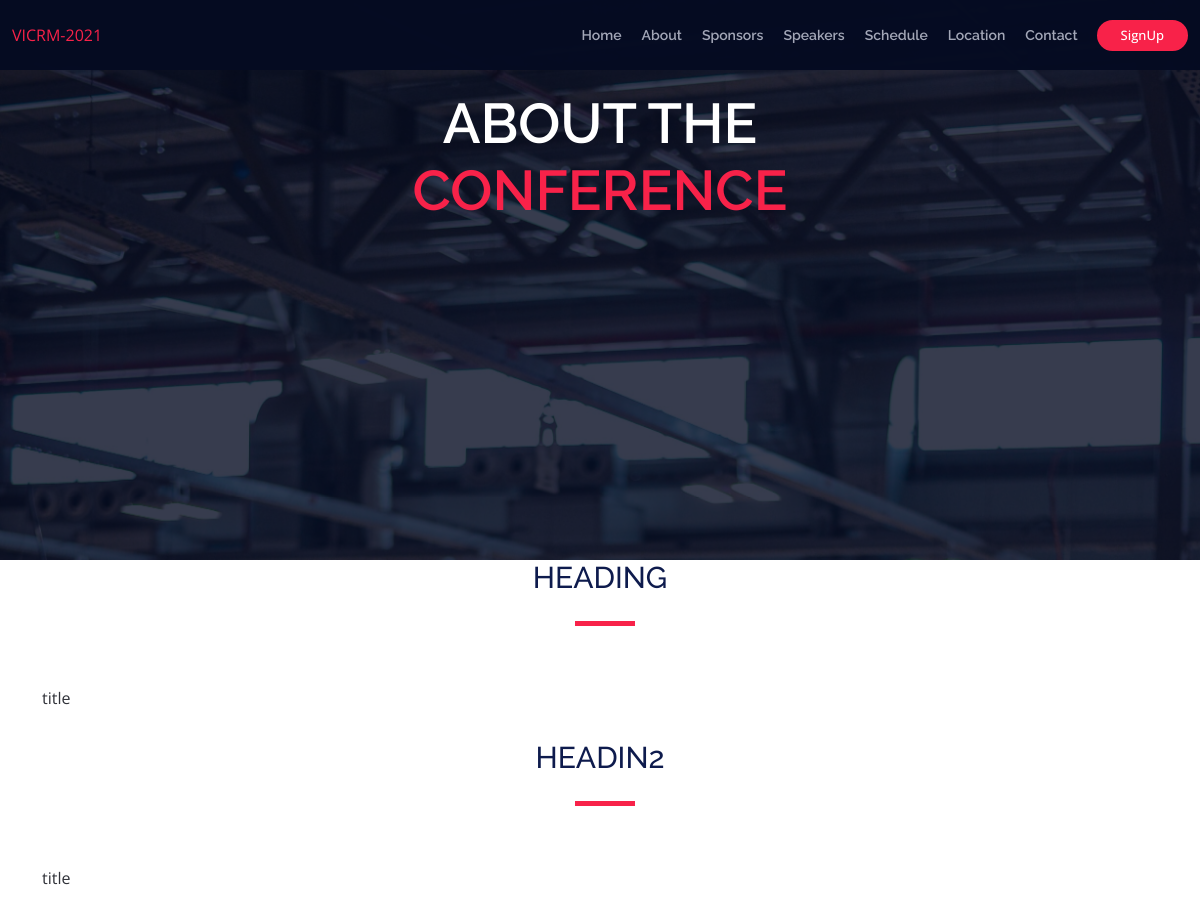
Screenshot of /About_Conference with the database file from the repository.
### conference/models.py (models this page shows, shortened)
class About_Conference(models.Model):
    id = models.AutoField(primary_key=True,blank=False)
    heading = models.CharField(max_length=25)
    detail  = models.TextField()

### conference/views.py (the view)
# urls.py: path('About_Conference',views.About_Conference, name ='About_Conference'),
def About_Conference(request,*args, **kwargs):
    islogged_in = check_login(request)
    is_admin_logged_in = check_admin_login(request)
    print(request.COOKIES.get('user_type'))
    context={
        'about':about.objects.all(),
        "islogged_in":islogged_in,
        "is_admin_logged_in":is_admin_logged_in,
        "user_type":request.COOKIES.get('user_type'),
    }
    return render(request,'aboutConfr.html',context)

### conference/views.py (called while the page is built)
def check_login(request):
    if request.COOKIES.get('password'):
        return True
    else:
        return False

def check_admin_login(request):
    if request.COOKIES.get('password') == hash_string('admin') and request.COOKIES.get('user_type') == hash_string('admin'):
        return True
    else:
        return False

def hash_string(string):
    return hashlib.sha224(string.encode('utf-8')).hexdigest()

### templates/aboutConfr.html
{% extends 'base.html' %}
{% block heroheading %}About the<br><span>Conference</span>{% endblock heroheading %}
{% block section2 %}
<section class="container" data-aos="fade-up">
    {% for model in about %}
    <div class="section-header">
        <h2>{{model.heading}}</h2>
    </div>
    <div>
    <p>{{model.detail}}</p>
    </div>
    {% endfor %}
</section>
{% endblock section2 %}

### templates/base.html (shortened to what this page needs)
<!DOCTYPE html>
<html lang="en">
<head>
  {% load static %}
  <link href="{% static 'assets/vendor/aos/aos.css' %}" rel="stylesheet">
  <link href="{% static 'assets/vendor/bootstrap/css/bootstrap.min.css' %}" rel="stylesheet">
  <link href="{% static 'assets/vendor/bootstrap-icons/bootstrap-icons.css' %}" rel="stylesheet">
  <link href="{% static 'assets/vendor/glightbox/css/glightbox.min.css' %}" rel="stylesheet">
  <link href="{% static 'assets/vendor/swiper/swiper-bundle.min.css' %}" rel="stylesheet">
  <link href="{% static 'assets/css/commonStyle.css' %}" rel="stylesheet">
</head>
<body>
  <header id="header" class="d-flex align-items-center header-inner">
    <div class="container-fluid container-xxl d-flex align-items-center">
      <div id="logo" class="me-auto">
        <a href="index.html" class="scrollto">VICRM-2021</a>
      </div>
      <nav id="navbar" class="navbar order-last order-lg-0">
        <ul>
          <li><a class="nav-link scrollto " href="index">Home</a></li>
          <li><a class="nav-link scrollto" href="index#about">About</a></li>
          {% if is_admin_logged_in %}
            <li><a class="nav-link scrollto" href="conferences">Schedule of Conferences</a></li>
            <li><a class="nav-link scrollto"<a href="chair_reviewer_application">Applications</a></li>
            {%  elif user_type == "ba78a4b507e20f7d159503078770b0b1e3865e8ab6a9a85ab49a5486" %}
            <li><a class="nav-link scrollto" href="conferences">Schedule of Conferences</a></li>
            <li><a class="nav-link scrollto"<a href="author_papers">Your papers</a></li>
            {%  elif user_type == "4f0373fb264a3a25bc997596ab16e6de0dbfca018ebefca11e9f1492" %}
            <li><a class="nav-link scrollto" href="conferences">Schedule of Conferences</a></li>
            <li><a class="nav-link scrollto" href="reviewer_assignments">Your review assignments</a></li>
            {% else %}
          <li><a class="nav-link scrollto" href="index#supporters">Sponsors</a></li>
          <li><a class="nav-link scrollto" href="index#speakers">Speakers</a></li>
          <li><a class="nav-link scrollto" href="index#schedule">Schedule</a></li>
          <li><a class="nav-link scrollto" href="index#venue">Location</a></li>
          <li><a class="nav-link scrollto" href="index#contact">Contact</a></li>
          {% endif %}
      </ul>
      </nav>
      <a class="buy-tickets scrollto"{% if islogged_in == False %} href="sign_up">SignUp
        {% elif islogged_in == True %}
          href="logout">Logout
        {% else %}
         >
        {% endif %}
      </a>
    </div>
  </header>
  <section id="hero"  {% block hrstyle %}
  {% endblock hrstyle %} >
    <div class="hero-container" data-aos="zoom-in" data-aos-delay="100">
      <h1 class="mb-4 pb-0">{% block heroheading %}{% endblock heroheading %}</h1>
    </div>
  </section>
    {% block section2 %}{% endblock section2 %}
</body>
</html>

### static/assets/css/commonStyle.css (style rules this page uses)
body { background: #fff; color: #2f3138; font-family: "Open Sans", sans-serif; }
a { color: #f82249; text-decoration: none; transition: 0.5s; }
p { padding: 0; margin: 0 0 30px 0; }
h1, h2, h3, h4, h5, h6 { font-family: "Raleway", sans-serif; font-weight: 400; margin: 0 0 20px 0; padding: 0; color: #0e1b4d; }
.section-header { margin-bottom: 60px; position: relative; padding-bottom: 20px; }
.section-header::before { content: ''; position: absolute; display: block; width: 60px; height: 5px; background: #f82249; bottom: 0; left: calc(50% - 25px); }
.section-header h2 { font-size: 30px; text-transform: uppercase; text-align: center; font-weight: 500; margin-bottom: 10px; }
#header { height: 90px; position: fixed; left: 0; top: 0; right: 0; transition: all 0.5s; z-index: 997; }
#header.header-scrolled, #header.header-inner { background: rgba(6, 12, 34, 0.98); height: 70px; }
.buy-tickets { color: #fff; background: #f82249; padding: 7px 22px; margin: 0 0 0 15px; border-radius: 50px; border: 2px solid #f82249; transition: all ease-in-out 0.3s; font-weight: 500; line-height: 1; font-size: 13px; white-space: nowrap; }
.navbar { padding: 0; }
.navbar ul { margin: 0; padding: 0; display: flex; list-style: none; align-items: center; }
.navbar li { position: relative; }
.navbar > ul > li { white-space: nowrap; padding: 10px 0 10px 12px; }
.navbar a, .navbar a:focus { display: flex; align-items: center; justify-content: space-between; color: rgba(202, 206, 221, 0.8); font-family: "Raleway", sans-serif; font-weight: 600; font-size: 14px; white-space: nowrap; transition: 0.3s; position: relative; padding: 6px 4px; }
.navbar > ul > li > a:before { content: ""; position: absolute; width: 0; height: 2px; bottom: -6px; left: 0; background-color: #f82249; visibility: hidden; transition: all 0.3s ease-in-out 0s; }
#hero { width: 100%; height: 70vh; background: url(../img/hero-bg.jpg) top center; background-size: cover; overflow: hidden; position: relative; }
@media (min-width: 1024px) { #hero { background-attachment: fixed; } }
#hero:before { content: ""; background: rgba(6, 12, 34, 0.8); position: absolute; bottom: 0; top: 0; left: 0; right: 0; }
#hero .hero-container { position: relative; bottom: 0; left: 0; top: 90px; right: 0; display: flex; justify-content: center; align-items: center; flex-direction: column; text-align: center; padding: 0 15px; }
#hero h1 { color: #fff; font-family: "Raleway", sans-serif; font-size: 56px; font-weight: 600; text-transform: uppercase; }
#hero h1 span { color: #f82249; }

### rows the page displays
About_Conference: heading "HEADING", detail "title"
About_Conference: heading "HEADIN2", detail "title"
